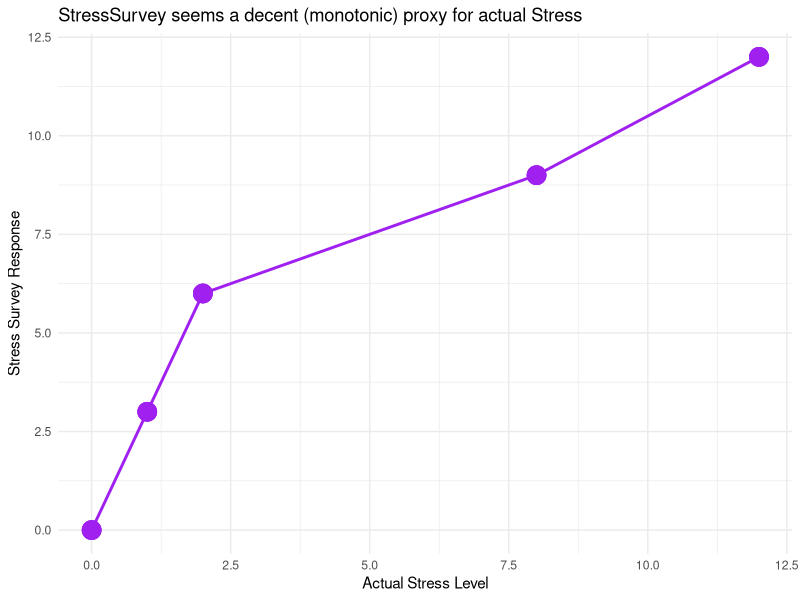
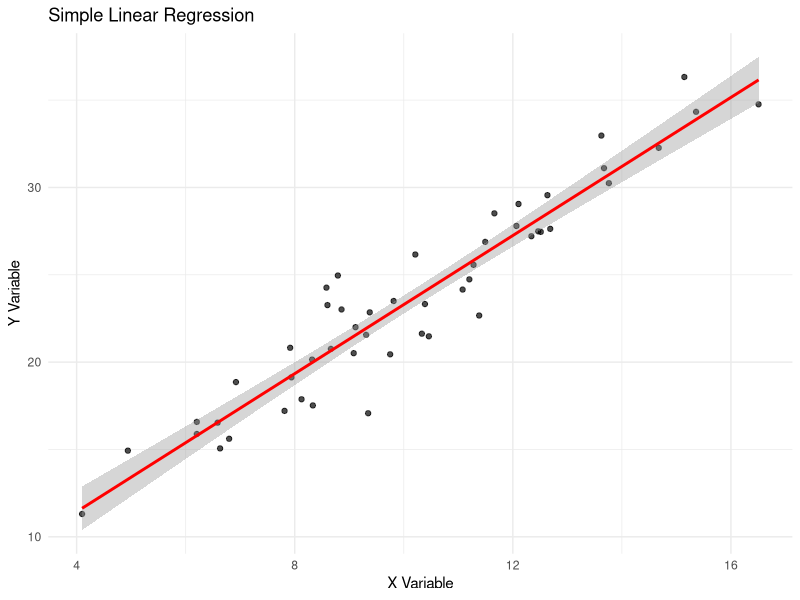
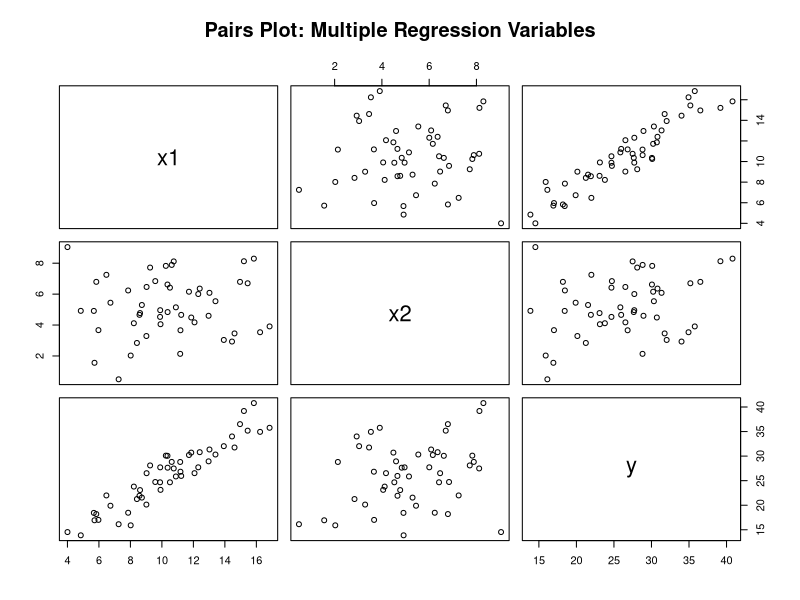

These figures' R source, in order:
## ---- chunk 1
#| echo: false
#| include: false
library(tidyverse)

# Generate the "true" data with known relationships
observDF = tribble(
  ~Stress, ~StressSurvey, ~Time, ~Anxiety,
  0,0,0,0,
  0,0,1,0.1,
  0,0,1,0.1,
  1,3,1,1.1,
  1,3,1,1.1,
  1,3,1,1.1,
  2,6,2,2.2,
  2,6,2,2.2,
  2,6,2,2.2,
  8,9,2,8.2,
  8,9,2,8.2,
  8,9,2.1,8.21,
  12,12,2.2,12.22,
  12,12,2.2,12.22,
  12,12,2.2,12.22
)
## ---- chunk 2
#| label: tbl-observations
#| tbl-cap: "Observed data with known true relationships"
#| echo: true
observDF
## ---- chunk 3
#| label: fig-stress-proxy
#| fig-cap: "StressSurvey as a proxy for actual Stress levels"
#| echo: true
observDF %>% 
  ggplot(aes(x = Stress, y = StressSurvey)) + 
  geom_line(linewidth = 1, color = "purple")+
  geom_point(size = 6, color = "purple") +
  labs(
    title = "StressSurvey seems a decent (monotonic) proxy for actual Stress",
    x = "Actual Stress Level",
    y = "Stress Survey Response"
  ) +
  theme_minimal()
## ---- chunk 4
#| label: simple-regression-r
#| fig-cap: R simple linear regression example
#| echo: true

suppressPackageStartupMessages(library(tidyverse))
suppressPackageStartupMessages(library(broom))

# Create simple example data
set.seed(123)
simple_data <- tibble(
  x = rnorm(50, mean = 10, sd = 3),
  y = 2 * x + 3 + rnorm(50, mean = 0, sd = 2)
)

# Fit linear regression
model <- lm(y ~ x, data = simple_data)

# Display results
tidy(model)

# Create scatter plot with regression line
ggplot(simple_data, aes(x = x, y = y)) +
  geom_point(alpha = 0.7) +
  geom_smooth(method = "lm", se = TRUE, color = "red") +
  labs(
    title = "Simple Linear Regression",
    x = "X Variable",
    y = "Y Variable"
  ) +
  theme_minimal()
## ---- chunk 5
#| label: multiple-regression-r
#| fig-cap: R multiple regression example
#| echo: true

suppressPackageStartupMessages(library(tidyverse))
suppressPackageStartupMessages(library(broom))

# Create multiple regression example
set.seed(456)
multi_data <- tibble(
  x1 = rnorm(50, mean = 10, sd = 3),
  x2 = rnorm(50, mean = 5, sd = 2),
  y = 2 * x1 + 0.5 * x2 + 3 + rnorm(50, mean = 0, sd = 2)
)

# Fit multiple regression
model_multi <- lm(y ~ x1 + x2, data = multi_data)

# Display results
tidy(model_multi)

# Create pairs plot
pairs_data <- multi_data
pairs(pairs_data, main = "Pairs Plot: Multiple Regression Variables")
